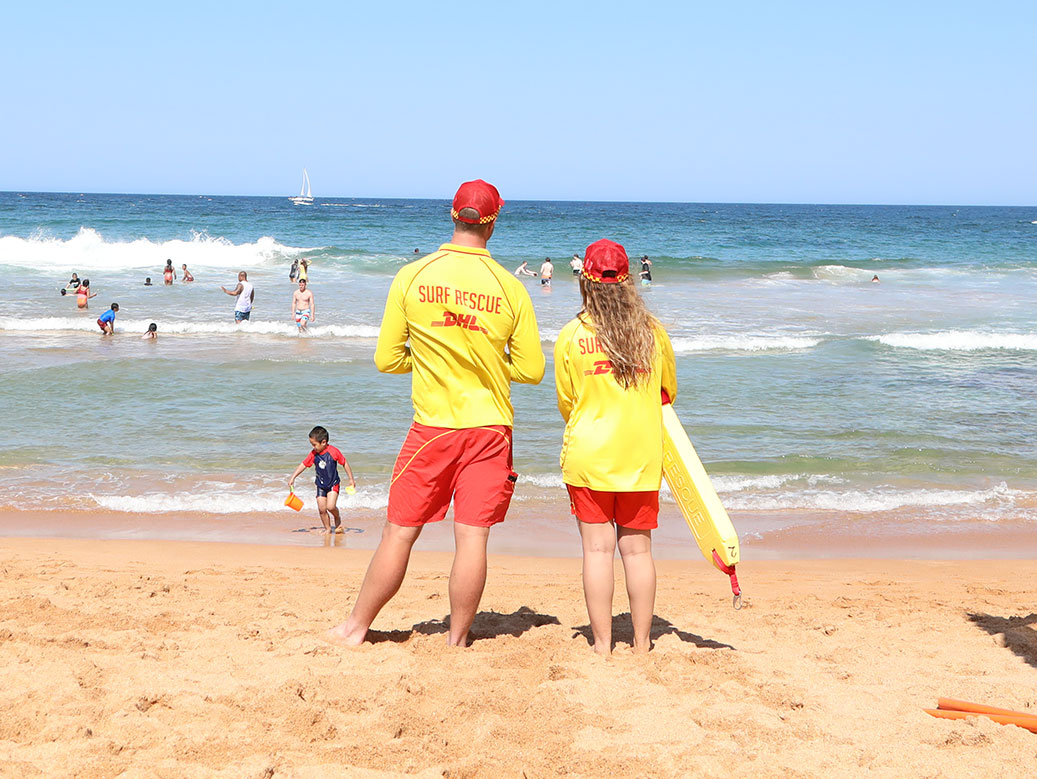
#> input picture Images/Beach.jpg, 1037 x 779 px, found by its file name
$ python morphological.py
#> lines starting #> are read from the running program, lines starting #| are printed output that depends on the picture; after the words box and inside, x2 and y2 are one past the last pixel; in counts of white or black regions, pixels touching at a corner belong together
import cv2 as cv
import matplotlib.pyplot as plt

def rescale(img: cv.Mat, scale: float) -> cv.Mat:
    height = int(img.shape[0] * scale)
    width = int(img.shape[1] * scale)

    return cv.resize(img, (width, height), interpolation=cv.INTER_AREA)

def main() -> None:
    img = cv.imread("..\Images\Beach.jpg")
#> img is the input picture: shape (779, 1037, 3); mean B, G, R 188.1, 197.3, 203.1

    rgb_img = cv.cvtColor(img, cv.COLOR_BGR2RGB)
    hsv_img = cv.cvtColor(img, cv.COLOR_BGR2HSV)
#> hsv_img: shape (779, 1037, 3); mean H, S, V 60, 74.2, 229.4

    # Bounds for sand in HSV format
    sand_min = (12, 70, 250)
    sand_max = (18, 110, 255)

    # Create Threshold image
    sand_thresh = cv.inRange(hsv_img, sand_min, sand_max)
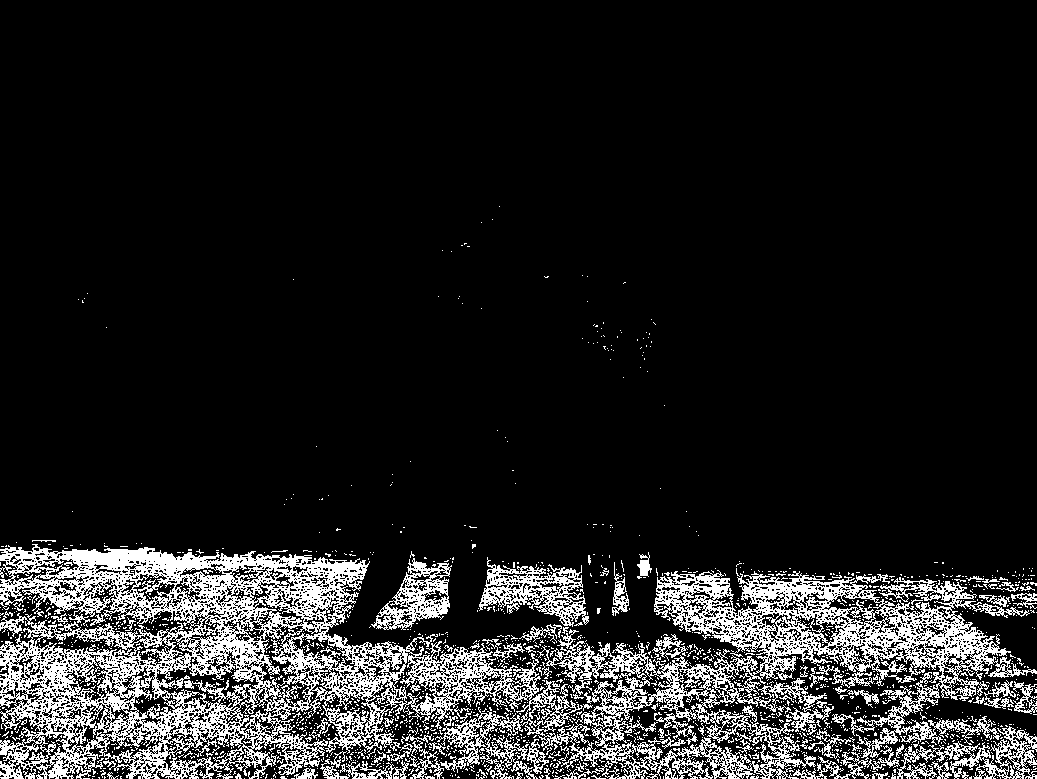
#> sand_thresh: shape (779, 1037); 13.2% white in thin lines or dots, all inside (x1, y1, x2, y2) = (0, 206, 1037, 779)

    # Apply two iterations of closing and one iteration of eroding morphological transformations
    kernel = cv.getStructuringElement(cv.MORPH_ELLIPSE, (4, 4))                 # Ellipse with diameters (a, b)
    sand_closed = cv.morphologyEx(sand_thresh, cv.MORPH_CLOSE, kernel, iterations=2)
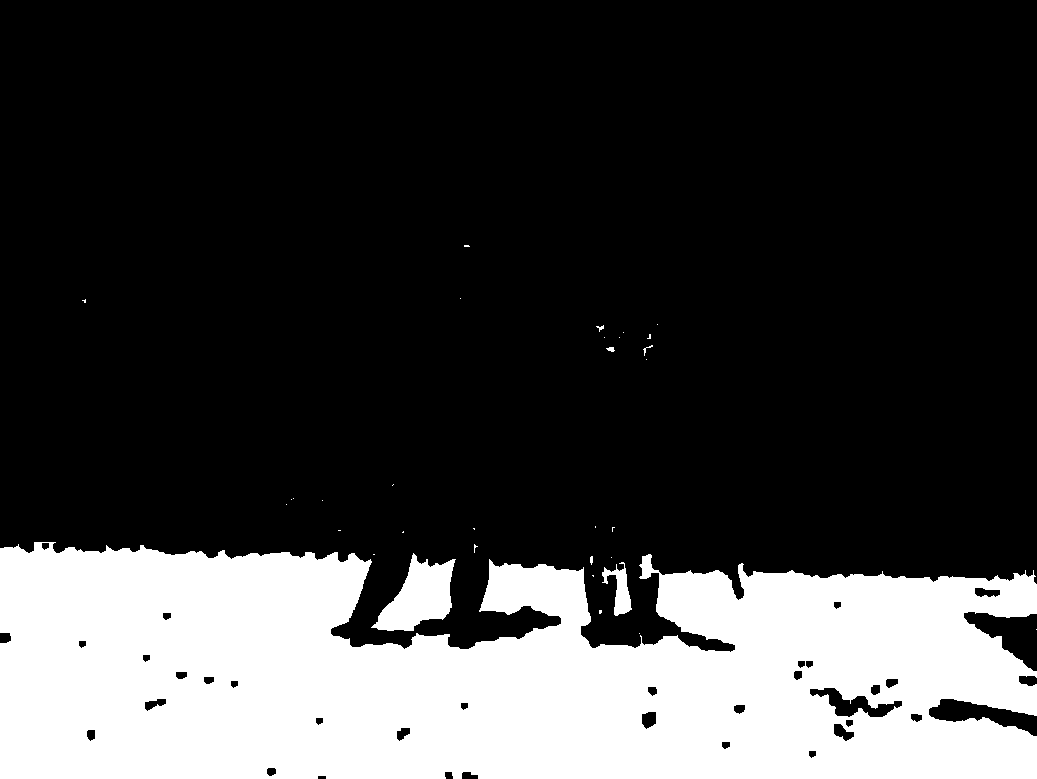
#> sand_closed: shape (779, 1037); 24.9% white; 33 white regions (26 under 20 px), largest, box (x1, y1, x2, y2) and area: (0, 542, 1037, 779) 196685, (371, 553, 456, 631) 3535, (602, 562, 632, 616) 701
    sand_final_morph = cv.erode(sand_closed, kernel)
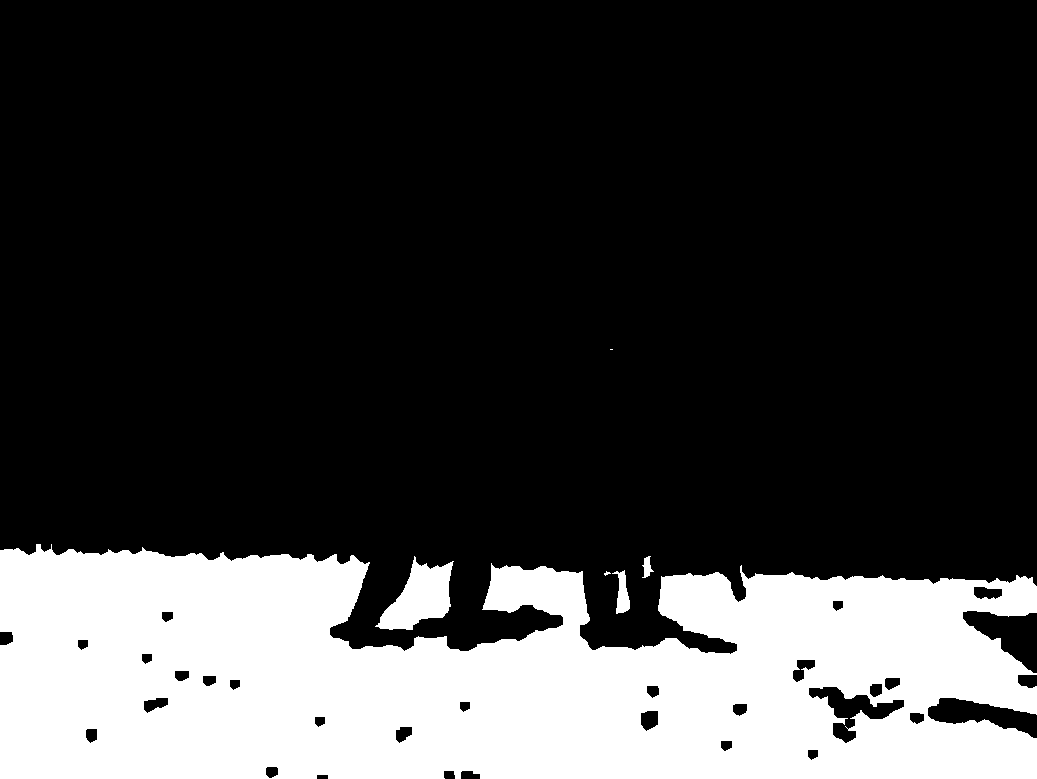
#> sand_final_morph: shape (779, 1037); 24% white; 6 white regions (2 under 20 px), largest, box (x1, y1, x2, y2) and area: (0, 544, 1037, 779) 190176, (375, 556, 454, 630) 3086, (612, 570, 630, 614) 412, (642, 556, 654, 578) 139

    # Rescale and show images
    scale_factor = 0.6
    sand_thresh = rescale(sand_thresh, scale_factor)
#> in rescale, `return cv.resize(img, (width, height), interpolation=cv.INTER_AREA)`:
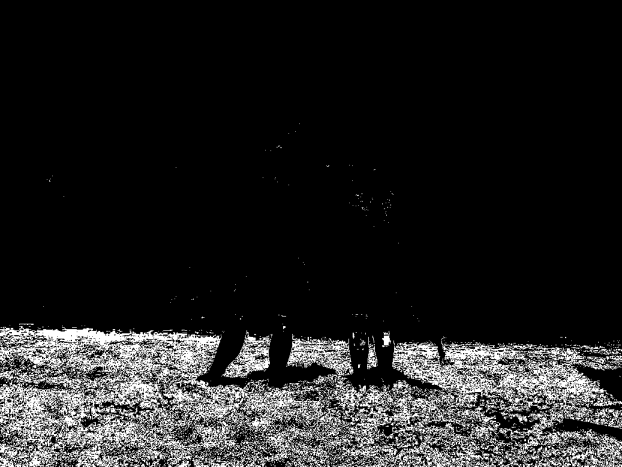
#> returned value: shape (467, 622); min 0, max 255, mean 33.6
    sand_final_morph = rescale(sand_final_morph, scale_factor)
    img = rescale(img, scale_factor)

    plt.figure(0)
    plt.subplot(121)
    plt.imshow(rgb_img), plt.title("Original")
    plt.xticks([]), plt.yticks([])

    plt.subplot(122)
    plt.imshow(sand_thresh, cmap="gray"), plt.title("Sand Threshold")
    plt.xticks([]), plt.yticks([])

    plt.figure(1)
    plt.imshow(sand_final_morph, cmap="gray"), plt.title("Sand Thresholding with Closing Operation")
    plt.xticks([]), plt.yticks([])

    plt.tight_layout()
    plt.show()

    cv.waitKey(0)

if __name__ == "__main__":
    main()
